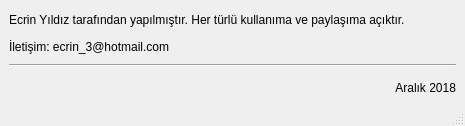
<?xml version="1.0" encoding="UTF-8"?>
<ui version="4.0">
 <class>bilgi_ekrani</class>
 <widget class="QMainWindow" name="bilgi_ekrani">
  <property name="geometry">
   <rect>
    <x>0</x>
    <y>0</y>
    <width>465</width>
    <height>126</height>
   </rect>
  </property>
  <property name="mouseTracking">
   <bool>true</bool>
  </property>
  <property name="windowTitle">
   <string>Bilgi Ekranı</string>
  </property>
  <widget class="QWidget" name="centralwidget">
   <layout class="QGridLayout" name="gridLayout">
    <item row="1" column="1">
     <widget class="QLabel" name="label_2">
      <property name="text">
       <string>İletişim: ecrin_3@hotmail.com</string>
      </property>
      <property name="textInteractionFlags">
       <set>Qt::LinksAccessibleByMouse|Qt::TextSelectableByKeyboard|Qt::TextSelectableByMouse</set>
      </property>
     </widget>
    </item>
    <item row="4" column="1">
     <widget class="QLabel" name="label_3">
      <property name="sizePolicy">
       <sizepolicy hsizetype="Preferred" vsizetype="Minimum">
        <horstretch>0</horstretch>
        <verstretch>0</verstretch>
       </sizepolicy>
      </property>
      <property name="contextMenuPolicy">
       <enum>Qt::ActionsContextMenu</enum>
      </property>
      <property name="text">
       <string>Aralık 2018</string>
      </property>
      <property name="textFormat">
       <enum>Qt::PlainText</enum>
      </property>
      <property name="scaledContents">
       <bool>false</bool>
      </property>
      <property name="alignment">
       <set>Qt::AlignBottom|Qt::AlignRight|Qt::AlignTrailing</set>
      </property>
      <property name="textInteractionFlags">
       <set>Qt::NoTextInteraction</set>
      </property>
     </widget>
    </item>
    <item row="2" column="1">
     <widget class="Line" name="line">
      <property name="orientation">
       <enum>Qt::Horizontal</enum>
      </property>
     </widget>
    </item>
    <item row="0" column="1">
     <widget class="QLabel" name="label">
      <property name="inputMethodHints">
       <set>Qt::ImhNone</set>
      </property>
      <property name="text">
       <string>Ecrin Yıldız tarafından yapılmıştır. Her türlü kullanıma ve paylaşıma açıktır.</string>
      </property>
      <property name="textFormat">
       <enum>Qt::RichText</enum>
      </property>
      <property name="wordWrap">
       <bool>false</bool>
      </property>
      <property name="textInteractionFlags">
       <set>Qt::LinksAccessibleByMouse|Qt::TextSelectableByKeyboard|Qt::TextSelectableByMouse</set>
      </property>
     </widget>
    </item>
   </layout>
  </widget>
  <widget class="QStatusBar" name="statusbar"/>
 </widget>
 <resources/>
 <connections/>
</ui>
